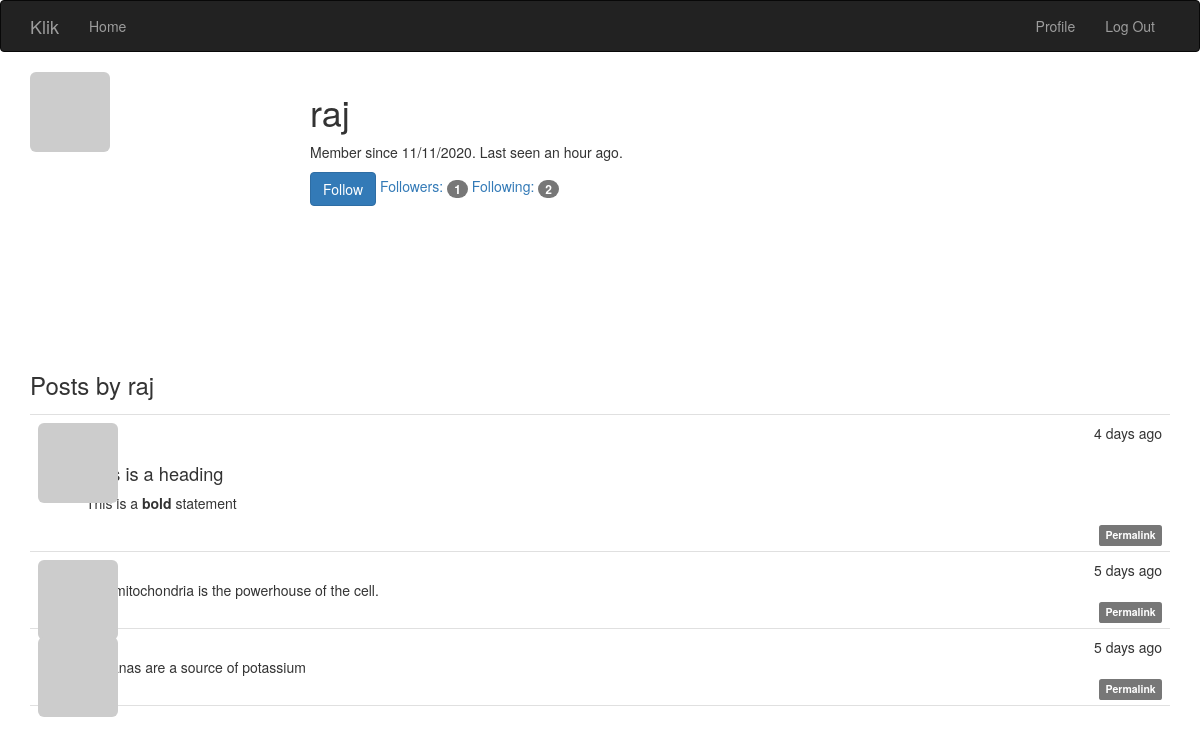
Page /user/raj (signed in) on the committed database.
### app/models.py (models this page shows, shortened)
class User(UserMixin, db.Model):
    __tablename__ = 'users'
    id = db.Column(db.Integer, primary_key=True)
    email = db.Column(db.String(64), unique=True, index=True)
    username = db.Column(db.String(64), unique=True, index=True)
    role_id = db.Column(db.Integer, db.ForeignKey('roles.id'))
    password_hash = db.Column(db.String(128))
    confirmed = db.Column(db.Boolean, default=False)
    name = db.Column(db.String(64))
    location = db.Column(db.String(64))
    about_me = db.Column(db.Text())
    member_since = db.Column(db.DateTime(), default=datetime.utcnow)
    last_seen = db.Column(db.DateTime(), default=datetime.utcnow)
    avatar_hash = db.Column(db.String(32))
    posts = db.relationship('Post', backref='author', lazy='dynamic')
    @property
    def password(self):
        raise AttributeError('password is not a readable attribute')
    @login_manager.user_loader
    def load_user(user_id):
        return User.query.get(int(user_id))
    def can(self, perm):
        return self.role is not None and self.role.has_permission(perm)
    def is_administrator(self):
        return self.can(Permission.ADMIN)
    def ping(self):
        self.last_seen = datetime.utcnow()
        db.session.add(self)
        db.session.commit()
    def gravatar(self, size=100, default='identicon', rating='g'):
        if request.is_secure:
            url = 'https://secure.gravatar.com/avatar'
        else:
            url = 'http://www.gravatar.com/avatar'
        hash = self.avatar_hash or self.gravatar_hash()
        return '{url}/{hash}?s={size}&d={default}&r={rating}' \
               .format(url=url,
                       hash=hash,
                       size=size,
                       default=default,
                       rating=rating)
    def gravatar_hash(self):
        return hashlib.md5(self.email.lower().encode('utf-8')).hexdigest()
    followed = db.relationship('Follow',
                               foreign_keys=[Follow.follower_id],
                               backref=db.backref('follower', lazy='joined'),
                               lazy='dynamic',
                               cascade='all, delete-orphan')
    followers = db.relationship('Follow',
                                foreign_keys=[Follow.followed_id],
                                backref=db.backref('followed', lazy='joined'),
                                lazy='dynamic',
                                cascade='all, delete-orphan')
    def is_following(self, user):
        if user.id is None:
            return False
        return self.followed.filter_by(
            followed_id=user.id).first() is not None

class Post(db.Model):
    __tablename__ = 'posts'
    id = db.Column(db.Integer, primary_key=True)
    body = db.Column(db.Text)
    body_html = db.Column(db.Text)
    timestamp = db.Column(db.DateTime, index=True, default=datetime.utcnow)
    author_id = db.Column(db.Integer, db.ForeignKey('users.id'))

### app/main/views.py (the view)
@main.route('/user/<username>')
def user(username):
    user = User.query.filter_by(username=username).first_or_404()
    if user is None:
        abort(404)
    posts = user.posts.order_by(Post.timestamp.desc()).all()
    return render_template('user.html', user=user, posts=posts)

### app/auth/views.py (called while the page is built)
@auth.before_app_request
def before_request():
    if current_user.is_authenticated:
        current_user.ping()

### app/main/__init__.py (called while the page is built)
@main.app_context_processor
def inject_permissions():
    return dict(Permission=Permission)

### app/models.py (called while the page is built)
    def has_permission(self, perm):
        return self.permissions & perm == perm

### app/templates/user.html (shortened to what this page needs)
{% extends "base.html" %}
{% block page_content %}
<img class="img-rounded profile-thumbnail" src="{{ user.gravatar(size=256) }}">
<div class="profile-header">
	<h1>{{ user.username }}</h1>
    <p>
        Member since {{ moment(user.member_since).format('L') }}.
        Last seen {{ moment(user.last_seen).fromNow() }}.
    </p>
    {% if current_user.can(Permission.FOLLOW) and user != current_user %}
        {% if not current_user.is_following(user) %}
        <a href="{{ url_for('.follow', username=user.username) }}"
            class="btn btn-primary">Follow</a>
        {% else %}
        <a href="{{ url_for('.unfollow', username=user.username) }}"
            class="btn btn-default">Unfollow</a>
        {% endif %}
    {% endif %}
    <a href="{{ url_for('.followers', username=user.username) }}">
        Followers: <span class="badge">{{ user.followers.count() }}</span>
    </a>
    <a href="{{ url_for('.followed_by', username=user.username) }}">
        Following: <span class="badge">{{ user.followed.count() }}</span>
    </a>
</div>
<h3>Posts by {{ user.username }}</h3>
{% include '_posts.html' %}
{% endblock %}

### app/templates/base.html (shortened to what this page needs)
{% extends "bootstrap/base.html" %}
{% block head %}
{{ super() }}
<link rel="stylesheet" type="text/css" href="{{ url_for('static', filename='styles.css') }}">
{% endblock %}
{% block navbar %}
<div class="navbar navbar-inverse" role="navigation">
	<div class="container">
		<div class="navbar-header">
			<a class="navbar-brand" href="{{ url_for('main.index') }}">Klik</a>
		</div>
		<div class="navbar-collapse collapse">
			<ul class="nav navbar-nav">
				<li><a href="{{ url_for('main.index') }}">Home</a></li>
			</ul>
            <ul class="nav navbar-nav navbar-right">
                {% if current_user.is_authenticated %}
                    <li>
                        <a href="{{ url_for('main.user', username=current_user.username) }}">
                            Profile
                        </a>
                    </li>
                    <li><a href="{{ url_for('auth.logout') }}">Log Out</a></li>
                {% else %}
                    <li><a href="{{ url_for('auth.login') }}">Log In</a></li>
                {% endif %}
            </ul>
		</div>
	</div>
</div>
{% endblock %}
{% block content %}
<div class="container">
	{% block page_content %}{% endblock %}
</div>
{% endblock %}

### app/templates/_posts.html (shortened to what this page needs)
<ul class="posts">
    {% for post in posts %}
    <li class="post">
        <div class="post-thumbnail">
            <a href="{{ url_for('.user', username=post.author.username) }}">
                <img class="img-rounded profile-thumbnail" src="{{ post.author.gravatar(size=40) }}">
            </a>
        </div>
        <div class="post-content">
            <div class="post-date">{{ moment(post.timestamp).fromNow() }}</div>
            <div class="post-author">
                <a href="{{ url_for('.user', username=post.author.username) }}">
                </a>
            </div>
            <div class="post-body">
                {% if post.body_html %}
                    {{ post.body_html | safe }}
                {% else %}
                    {{ post.body }}
                {% endif %}
            </div>
            <div class="post-footer">
                <a href="{{ url_for('.post', id=post.id) }}">
                    <span class="label label-default">Permalink</span>
                </a>
            </div>
        </div>
    </li>
    {% endfor %}
</ul>

### app/static/styles.css (style rules this page uses)
.profile-thumbnail { position: absolute; }
.profile-header { min-height: 260px; margin-left: 280px; }
ul.posts { list-style-type: none; padding: 0px; margin: 16px 0px 0px 0px; border-top: 1px solid #e0e0e0; }
ul.posts li.post { padding: 8px; border-bottom: 1px solid #e0e0e0; }
div.post-date { float: right; }
div.post-author { font-weight: bold; }
div.post-thumbnail { position: absolute; }
div.post-content { margin-left: 48px; min-height: 48px; }
div.post-footer { text-align: right; }
.post-body h2 { font-size: 130%; }

### rows in the picture
User: username "raj", member_since "11/11/2020", last_seen "an hour ago"
Post: timestamp "4 days ago", body_html "This is a heading This is a bold statement"
Post: timestamp "5 days ago", body "The mitochondria is the powerhouse of the cell."
Post: timestamp "5 days ago", body "Bananas are a source of potassium"

### other values in the picture
{{ user.followers.count() }} "1"
{{ user.followed.count() }} "2"
